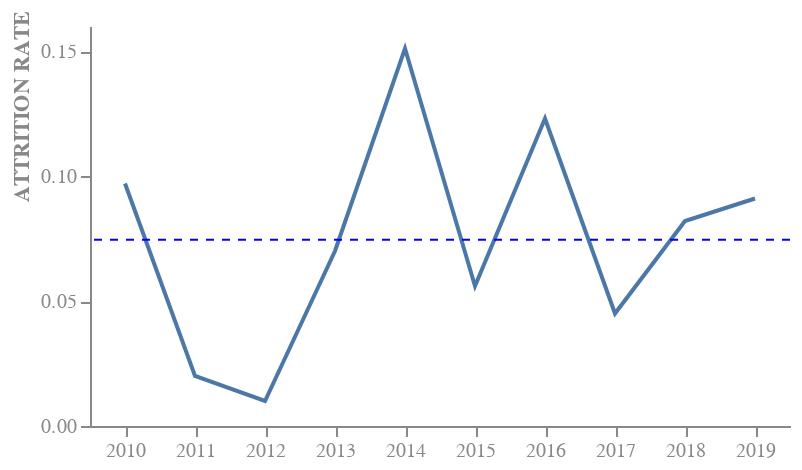

The cell this chart's notebook holds for it:
### Markdown cell above
![Alt text](\Images\2_5b.png)

### Code cell
line = base.mark_line().encode(
    x = alt.X('Year:O',
              axis = alt.Axis(labelAngle = 0, labelColor = '#888888', titleColor = '#888888'),
              title = None), 
    y = alt.Y('Attrition Rate',
              axis = alt.Axis(grid = False, titleY = 40, labelColor = "#888888", titleColor = '#888888'), 
              title = "ATTRITION RATE"
              )
    )

final = line + rule

final.properties(
    width = 350,
    height = 200
).configure_view(stroke = None)

### Figure 1 — Vega-Lite specification as saved in the notebook (floating-point values rounded to 4 significant figures)
{"config": {"view": {"continuousWidth": 300, "continuousHeight": 300, "stroke": null}}, "layer": [{"mark": {"type": "line"}, "encoding": {"x": {"axis": {"labelAngle": 0, "labelColor": "#888888", "titleColor": "#888888"}, "field": "Year", "title": null, "type": "ordinal"}, "y": {"axis": {"grid": false, "labelColor": "#888888", "titleColor": "#888888", "titleY": 40}, "field": "Attrition Rate", "title": "ATTRITION RATE", "type": "quantitative"}}}, {"mark": {"type": "rule", "color": "blue", "strokeDash": [4, 4]}, "encoding": {"y": {"aggregate": "mean", "field": "Attrition Rate", "type": "quantitative"}}}], "data": {"name": "data-0a7ed12b3693b0f6b7061ff4e2683f48"}, "height": 200, "width": 350, "$schema": "https://vega.github.io/schema/vega-lite/v5.8.0.json", "datasets": {"data-0a7ed12b3693b0f6b7061ff4e2683f48": [{"Year": 2019, "Attrition Rate": 0.091}, {"Year": 2018, "Attrition Rate": 0.082}, {"Year": 2017, "Attrition Rate": 0.045}, {"Year": 2016, "Attrition Rate": 0.123}, {"Year": 2015, "Attrition Rate": 0.056}, {"Year": 2014, "Attrition Rate": 0.151}, {"Year": 2013, "Attrition Rate": 0.07}, {"Year": 2012, "Attrition Rate": 0.01}, {"Year": 2011, "Attrition Rate": 0.02}, {"Year": 2010, "Attrition Rate": 0.097}]}}
